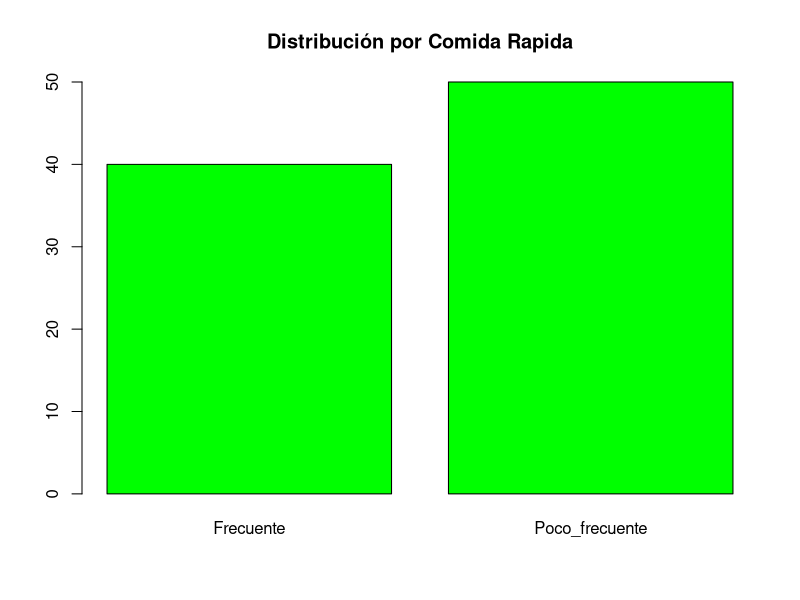
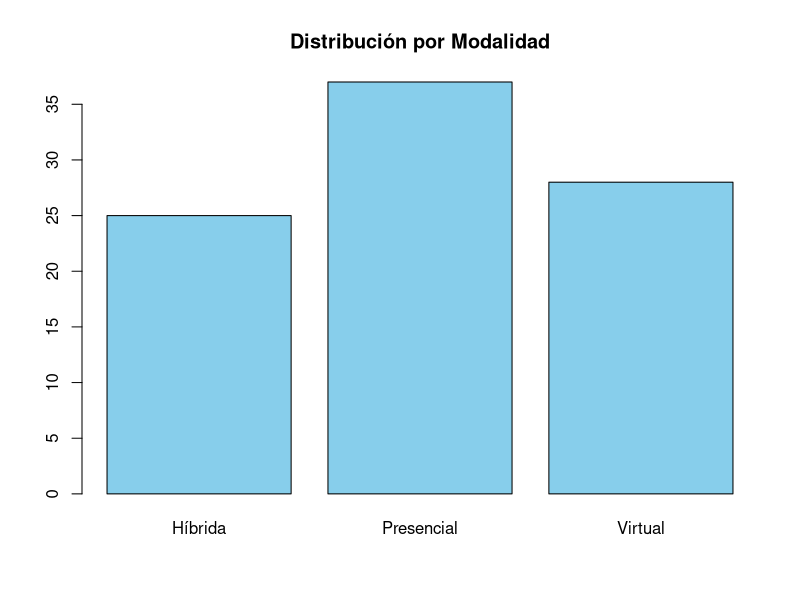
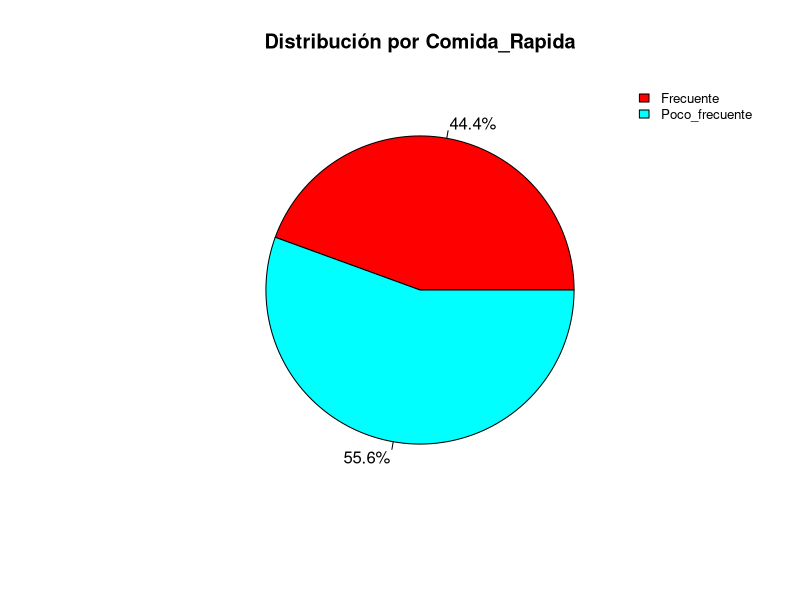
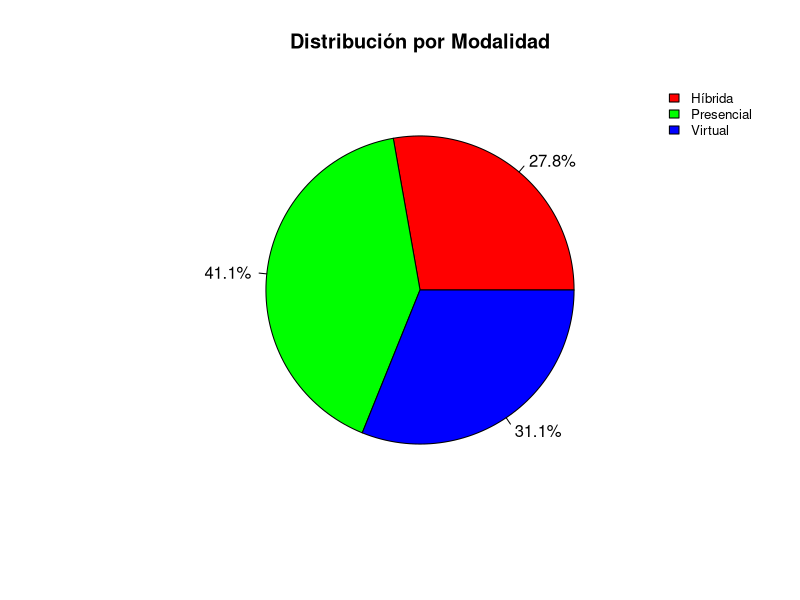
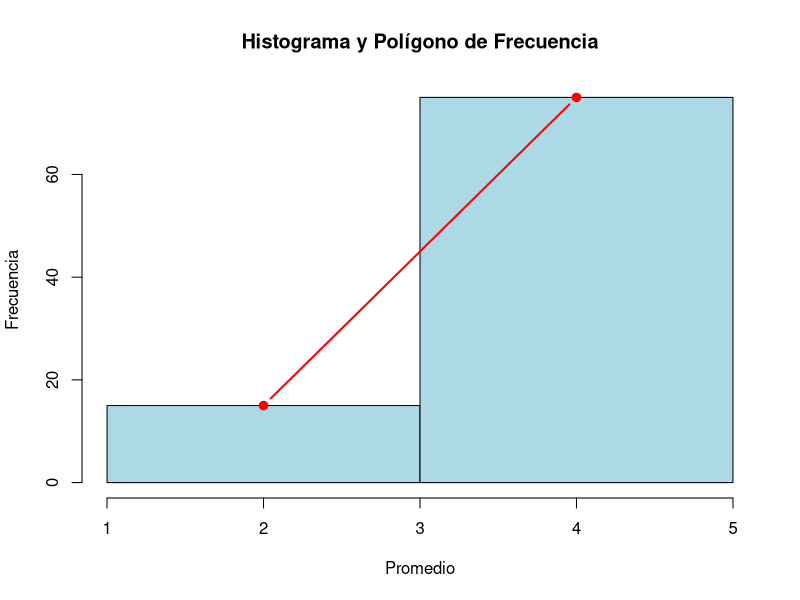
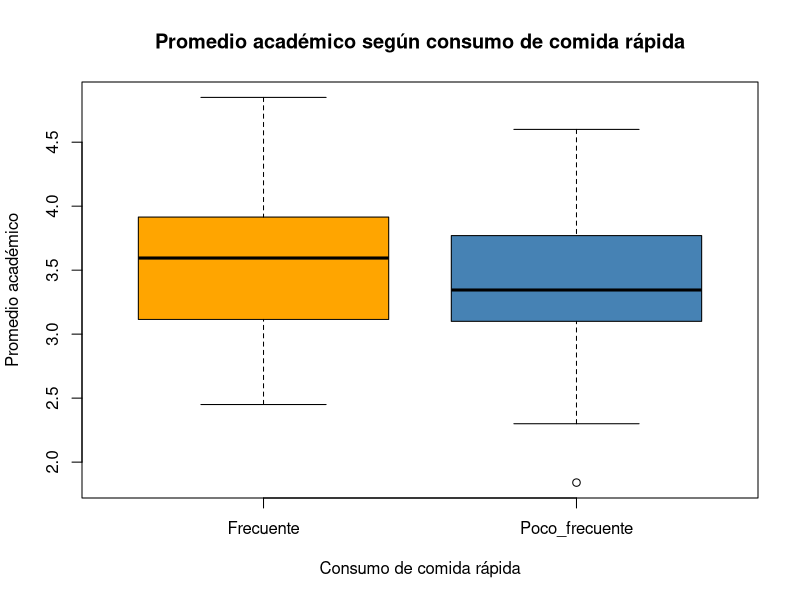
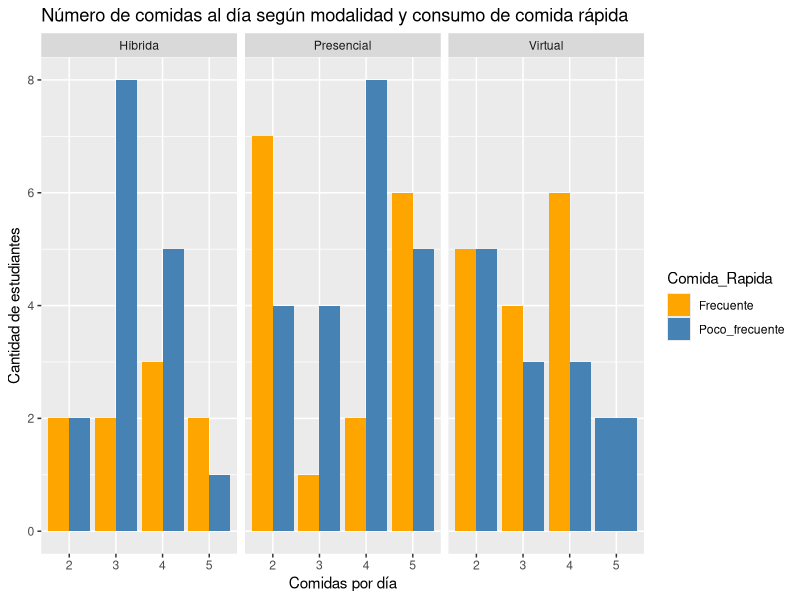

Reproduce these figures in R, in order.
## ---- chunk 1
set.seed(123)
n <- 90
datos <- data.frame(
  Comidas_al_dia = sample(2:5, n, replace = TRUE),
  Comida_Rapida = sample(c("Frecuente", "Poco_frecuente"), n, replace = TRUE),
  modalidad = sample(c("Presencial", "Virtual", "Híbrida"), n, replace = TRUE),
  promedio = round(rnorm(n, 3.5, 0.5), 2)
)

head(datos, 90)
## ---- chunk 2
library(knitr)
library(kableExtra)

#Tabla de frecuencias (absolutas, relativas, porcentajes)
frecuencias_cualitativas <- function(variable, nombre_variable) {
  tab <- table(variable)
  data.frame(
    Variable = nombre_variable,
    Categoria = names(tab),
    Frecuencia = as.vector(tab),
    Relativa = round(prop.table(tab), 3),
    Porcentaje = round(prop.table(tab) * 100, 1)
  )
}

tabla_Comida_Rapida <- frecuencias_cualitativas(datos$Comida_Rapida, "Comida_Rapida")
tabla_modalidad <- frecuencias_cualitativas(datos$modalidad, "modalidad")


tabla_Comida_Rapida %>%
  kbl(caption = "Tabla de Frecuencias de Variable Comida_Rapida", align = "c") %>%
  kable_styling(full_width = TRUE, bootstrap_options = c("striped", "hover", "condensed"), font_size = 14)

tabla_modalidad %>%
  kbl(caption = "Tabla de Frecuencias de Variable Modalidad", align = "c") %>%
  kable_styling(full_width = TRUE, bootstrap_options = c("striped", "hover", "condensed"), font_size = 14)
## ---- chunk 3
barplot(table(datos$Comida_Rapida), col = "green", main = "Distribución por Comida Rapida")
## ---- chunk 4
barplot(table(datos$modalidad), col = "skyblue", main = "Distribución por Modalidad")
## ---- chunk 5
tabla_Comida_Rapida <- table(datos$Comida_Rapida)
porcent_Comida_Rapida <- round(prop.table(tabla_Comida_Rapida) * 100, 1)
labels_Comida_Rapida <- paste0(porcent_Comida_Rapida, "%")

pie(tabla_Comida_Rapida, labels = labels_Comida_Rapida, main = "Distribución por Comida_Rapida", col = rainbow(length(tabla_Comida_Rapida)))
legend("topright", legend = names(tabla_Comida_Rapida), fill = rainbow(length(tabla_Comida_Rapida)), cex = 0.8, box.lwd = 0)
## ---- chunk 6
tabla_modalidad <- table(datos$modalidad)
porcent_modalidad <- round(prop.table(tabla_modalidad) * 100, 1)
labels_modalidad <- paste0(porcent_modalidad, "%")

pie(tabla_modalidad, labels = labels_modalidad, main = "Distribución por Modalidad", col = rainbow(length(tabla_modalidad)))
legend("topright", legend = names(tabla_modalidad), fill = rainbow(length(tabla_modalidad)), cex = 0.8, box.lwd = 0)
## ---- chunk 7

tabla_Comidas_al_dia <- frecuencias_cualitativas(datos$Comidas_al_dia, "Comida_Rapida")

tabla_Comidas_al_dia %>%
  kbl(caption = "Tabla de Frecuencias de Variable Comidas al día", align = "c") %>%
  kable_styling(full_width = TRUE, bootstrap_options = c("striped", "hover", "condensed"), font_size = 14)
## ---- chunk 8
# Definimos los cortes para los intervalos
breaks_promedio <- seq(floor(min(datos$promedio)), ceiling(max(datos$promedio)), by = 2)

# Creamos una nueva variable categórica con los intervalos, sin modificar la original
intervalos_promedio <- cut(datos$promedio, breaks = breaks_promedio, right = FALSE)

# Construimos la tabla de frecuencias
tabla_promedio <- data.frame(
  Intervalo = levels(intervalos_promedio),
  Frecuencia = as.vector(table(intervalos_promedio)),
  Relativa = round(prop.table(table(intervalos_promedio)), 3),
  Acumulada = cumsum(table(intervalos_promedio))
)

# Mostramos la tabla
library(kableExtra)

tabla_promedio %>%
  kbl(caption = "Tabla de Frecuencias del Promedio", align = "c") %>%
  kable_styling(full_width = TRUE, bootstrap_options = c("striped", "hover", "condensed"), font_size = 14)
## ---- chunk 9
# Histograma y polígono de frecuencia en la misma gráfica
hist_data <- hist(datos$promedio,
                  breaks = breaks_promedio,
                  col = "lightblue",
                  main = "Histograma y Polígono de Frecuencia",
                  xlab = "Promedio",
                  ylab = "Frecuencia")

# Agregar polígono de frecuencia
lines(hist_data$mids, hist_data$counts, type = "b", col = "red", lwd = 2, pch = 19)

## ---- chunk 10
boxplot(promedio ~ Comida_Rapida, data = datos,
        col = c("orange", "steelblue"),
        main = "Promedio académico según consumo de comida rápida",
        ylab = "Promedio académico",
        xlab = "Consumo de comida rápida")
## ---- chunk 11
library(dplyr)
library(ggplot2)

# Contar personas por modalidad, consumo y comidas al día
conteo_todas <- datos %>%
  group_by(modalidad, Comida_Rapida, Comidas_al_dia) %>%
  summarise(n_personas = n(), .groups = "drop")

# Gráfico de barras agrupadas
ggplot(conteo_todas, aes(x = factor(Comidas_al_dia), y = n_personas, fill = Comida_Rapida)) +
  geom_bar(stat = "identity", position = position_dodge()) +
  facet_wrap(~ modalidad) +
  labs(title = "Número de comidas al día según modalidad y consumo de comida rápida",
       x = "Comidas por día",
       y = "Cantidad de estudiantes") +
  scale_fill_manual(values = c("orange", "steelblue"))
